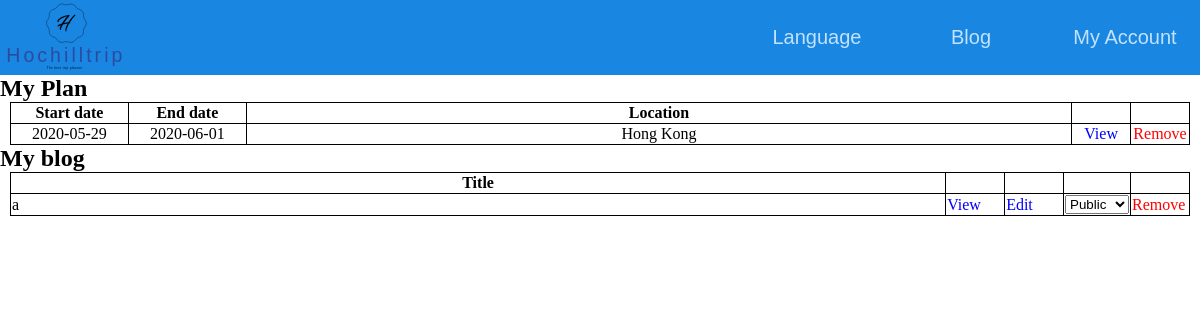
Screenshot of /myplan.php (signed in) with the database file from the repository.
### tables this page shows
CREATE TABLE `plan` (
  `planID` int(11) NOT NULL,
  `useTransport` tinyint(1) NOT NULL,
  `noOfParty` int(11) NOT NULL,
  `countryID` int(11) NOT NULL,
  `startTime` date NOT NULL,
  `endTime` date NOT NULL,
  `state` int(11) NOT NULL COMMENT '0:create 1:need to gen 2:complete 3:regen 4:edit'
);

CREATE TABLE `country` (
  `countryID` int(11) NOT NULL,
  `EN` varchar(32) NOT NULL,
  `ZH` varchar(32) NOT NULL
);

CREATE TABLE `blog` (
  `blogID` int(11) NOT NULL,
  `planID` int(11) NOT NULL,
  `userID` int(11) NOT NULL,
  `title` varchar(256) NOT NULL,
  `content` longtext NOT NULL,
  `state` tinyint(4) NOT NULL DEFAULT 0 COMMENT '0: private 1: public 2 removed by admin'
);

### myplan_text.php (called while the page is built, shortened)
<?php
    if (isset($required)) {
        if ($_SESSION["lang"] == "EN") {
            $myplan_text["myplan"] = "My Plan";
            $myplan_text["start"] = "Start date";
            $myplan_text["end"] = "End date";
            $myplan_text["Location"] = "Location";
            $myplan_text["view"] = "View";
            $myplan_text["remove"] = "Remove";
            $myplan_text["myblog"] = "My blog";
            $myplan_text["title"] = "Title";
            $myplan_text["edit"] = "Edit";
            $myplan_text["public"] = "Public";
            $myplan_text["private"] = "Private";
            $myplan_text["removebyadmin"] = "removed by admin";
        } else if ($_SESSION["lang"] == "ZH") {
            $myplan_text["myplan"] = "我的行程";
            $myplan_text["start"] = "開始日期";
            $myplan_text["end"] = "結束日期";
            $myplan_text["Location"] = "地點";
            $myplan_text["view"] = "檢視";
            $myplan_text["remove"] = "移除";
            $myplan_text["myblog"] = "分享";
            $myplan_text["title"] = "標題";
            $myplan_text["edit"] = "編輯";
            $myplan_text["public"] = "公開";
            $myplan_text["private"] = "私人";
            $myplan_text["removebyadmin"] = "已被管理員移除";
        }
    }
?>

### myplan.php (the view, shortened to what this page needs)
<?php
    if (!isset($_SESSION["userid"])) {
?>
        <script>
            window.location.replace('home');
        </script>
<?php
    } else {
        require("html_start.php");
        require("database.php");
        require("myplan_text.php");
        $userid = $_SESSION["userid"];
?>
        <h2><?php echo $myplan_text["myplan"];?></h2>
        <table id="plantable">
            <tr>
                <th><?php echo $myplan_text["start"];?></th><th><?php echo $myplan_text["end"];?></th><th><?php echo $myplan_text["Location"];?></th><th></th><th></th>
            </tr>
<?php
            $sql = "SELECT plan.planid,startTime,endTime,".$_SESSION["lang"]." as countryname FROM plan, user_plan,country where plan.countryid = country.countryid and plan.planid = user_plan.planid and user_plan.userid = {$userid}";
            $result = $conn->query($sql);
            if ($result->num_rows > 0) {
                while ($row = $result->fetch_assoc()) {
                    echo "
                        <tr plan='".$row["planid"]."'>
                            <td width='10%'>".$row["startTime"]."</td><td width='10%'>".$row["endTime"]."</td><td>".$row["countryname"]."</td><td width='5%'><a href='plan?id=".$row["planid"]."' class='view'>".$myplan_text["view"]."</a></td><td width='5%'><span class='remove'>".$myplan_text["remove"]."</span></td>
                        </tr>
                    ";
                }
            }
?>
        </table>
        <h2><?php echo $myplan_text["myblog"]?></h2>
        <table id="blogtable">
            <tr>
                <th><?php echo $myplan_text["title"]?></th><th></th><th></th><th></th><th></th>
            </tr>
<?php
            $sql = "SELECT blogid,title,state FROM blog where userid = {$userid}";
            $result = $conn->query($sql);
            if ($result->num_rows > 0) {
                while ($row = $result->fetch_assoc()) {
                    if ($row["state"]==2) {
                        echo "
                            <tr blog='".$row["blogid"]."'>
                                <td>".$row["title"]."</td>
                                <td width='5%'><a href='blog?id=".$row["blogid"]."' class='view'>".$myplan_text["view"]."</a></td>
                                <td colspan='2' width='15%'>removed by admin".((isset($_SESSION["admin"]))?" <span class='undo'>undo</span>":"")."</td>
                                <td width='5%'><span class='remove'>".$myplan_text["remove"]."</span></td>
                            </tr>
                        ";
                    } else if ($row["state"]==1) {
                    echo "
                        <tr blog='".$row["blogid"]."'>
                            <td>".$row["title"]."</td>
                            <td width='5%'><a href='blog?id=".$row["blogid"]."' class='view'>".$myplan_text["view"]."</a></td>
                            <td width='5%'><a class='blogedit' href='editblog?id=".$row["blogid"]."'>".$myplan_text["edit"]."</span></td>
                            <td width='5%'><select class='privacy'><option value='0'>".$myplan_text["private"]."</option><option value='1' selected='selected'>".$myplan_text["public"]."</option></select></td>
                            <td width='5%'><span class='remove'>".$myplan_text["remove"]."</span></td>
                        </tr>
                    ";
                    }
                }
            }
?>
        </table>
<?php
    }
    require("html_end.php");
?>

### css/style.css (style rules this page uses)
h2 { word-break: break-word; }
a { text-decoration: inherit; cursor: pointer; color: black; }
body { margin: 0; overflow-y: hidden; overflow-x: auto; width: 100%; height: 100%; background-color: #a8e3ff; min-width:590; }
.remove, .ban, .undo { color:red; cursor: pointer; }
.viewroute, .view, .blogedit { color:blue; cursor: pointer; }
#plantable, #blogtable { width: calc(100% - 20px); border: 1px solid black; border-collapse: collapse; margin: 0 10px; }
#plantable td,#plantable th { border: 1px solid black; text-align: center; }
#blogtable td,#blogtable th { border: 1px solid black; }

### css/quillsnow.css (style rules this page uses)
p, ol, ul, pre, blockquote, h1, h2, h3, h4, h5, h6 { margin: 0; padding: 0; counter-reset: list-1 list-2 list-3 list-4 list-5 list-6 list-7 list-8 list-9; }

### rows the page displays
plan: startTime "2020-05-29", endTime "2020-06-01", countryID.EN "Hong Kong"
blog: title "a"

### other values shown
$html_start_text["language"] "Language"
$html_start_text["blog"] "Blog"
$html_start_text["myaccount"] "My Account"
$myplan_text["myplan"] "My Plan"
$myplan_text["start"] "Start date"
$myplan_text["end"] "End date"
$myplan_text["Location"] "Location"
$myplan_text["myblog"] "My blog"
$myplan_text["title"] "Title"
form field value "Public"
